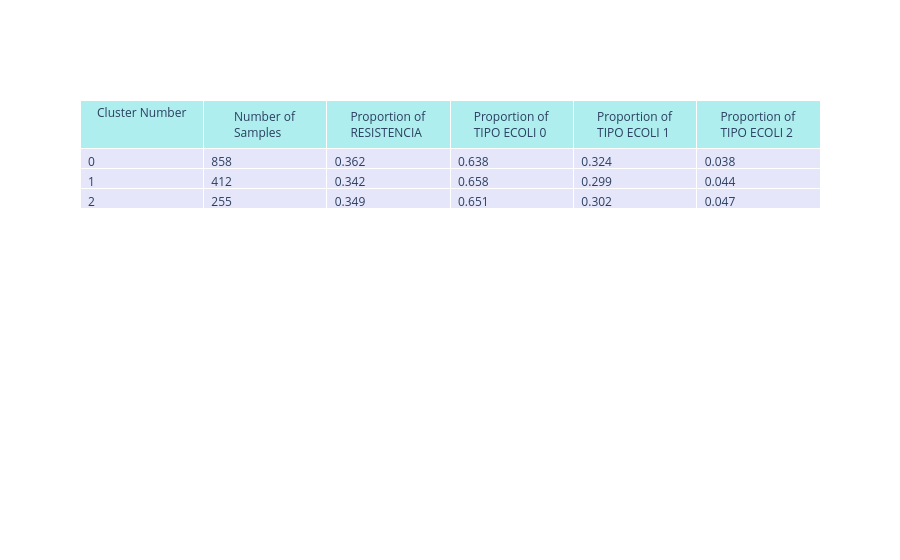
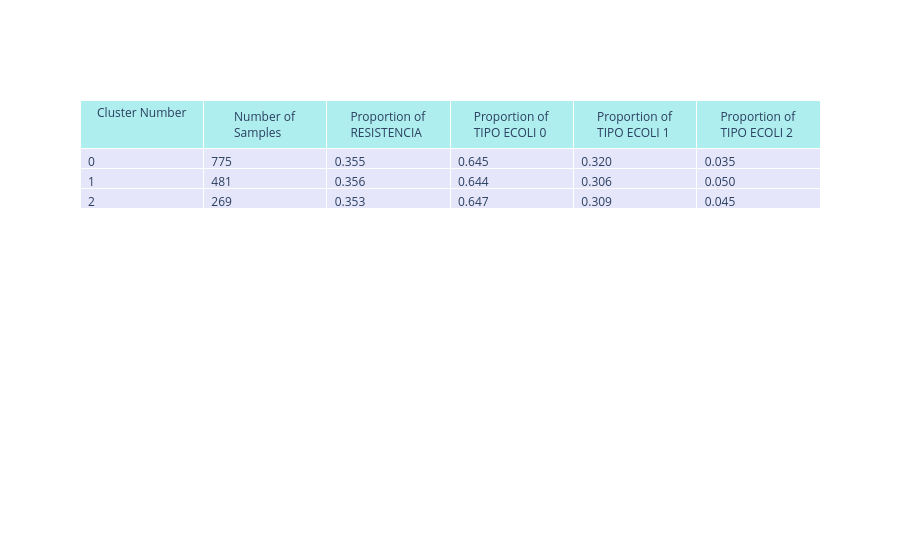

Here is the notebook cell these charts were saved with, in order:
### Code cell
for key, value in masked_clusters_info_dict.items():
    print(key)
    summarize_df(value)

### Figure 1 — Plotly figure (JSON) as saved in the notebook; plotly's stock layout.template omitted (floating-point values rounded to 4 significant figures)
{"data": [{"cells": {"align": "left", "fill": {"color": "lavender"}, "values": [[0, 1, 2], [858, 412, 255], ["0.362", "0.342", "0.349"], ["0.638", "0.658", "0.651"], ["0.324", "0.299", "0.302"], ["0.038", "0.044", "0.047"]]}, "header": {"align": "center", "fill": {"color": "paleturquoise"}, "values": ["Cluster Number", "Number of Samples", "Proportion of RESISTENCIA", "Proportion of TIPO ECOLI 0", "Proportion of TIPO ECOLI 1", "Proportion of TIPO ECOLI 2"]}, "type": "table"}], "layout": {}}

### Figure 2 — Plotly figure (JSON) as saved in the notebook; plotly's stock layout.template omitted (floating-point values rounded to 4 significant figures)
{"data": [{"cells": {"align": "left", "fill": {"color": "lavender"}, "values": [[0, 1, 2], [775, 481, 269], ["0.355", "0.356", "0.353"], ["0.645", "0.644", "0.647"], ["0.320", "0.306", "0.309"], ["0.035", "0.050", "0.045"]]}, "header": {"align": "center", "fill": {"color": "paleturquoise"}, "values": ["Cluster Number", "Number of Samples", "Proportion of RESISTENCIA", "Proportion of TIPO ECOLI 0", "Proportion of TIPO ECOLI 1", "Proportion of TIPO ECOLI 2"]}, "type": "table"}], "layout": {}}
